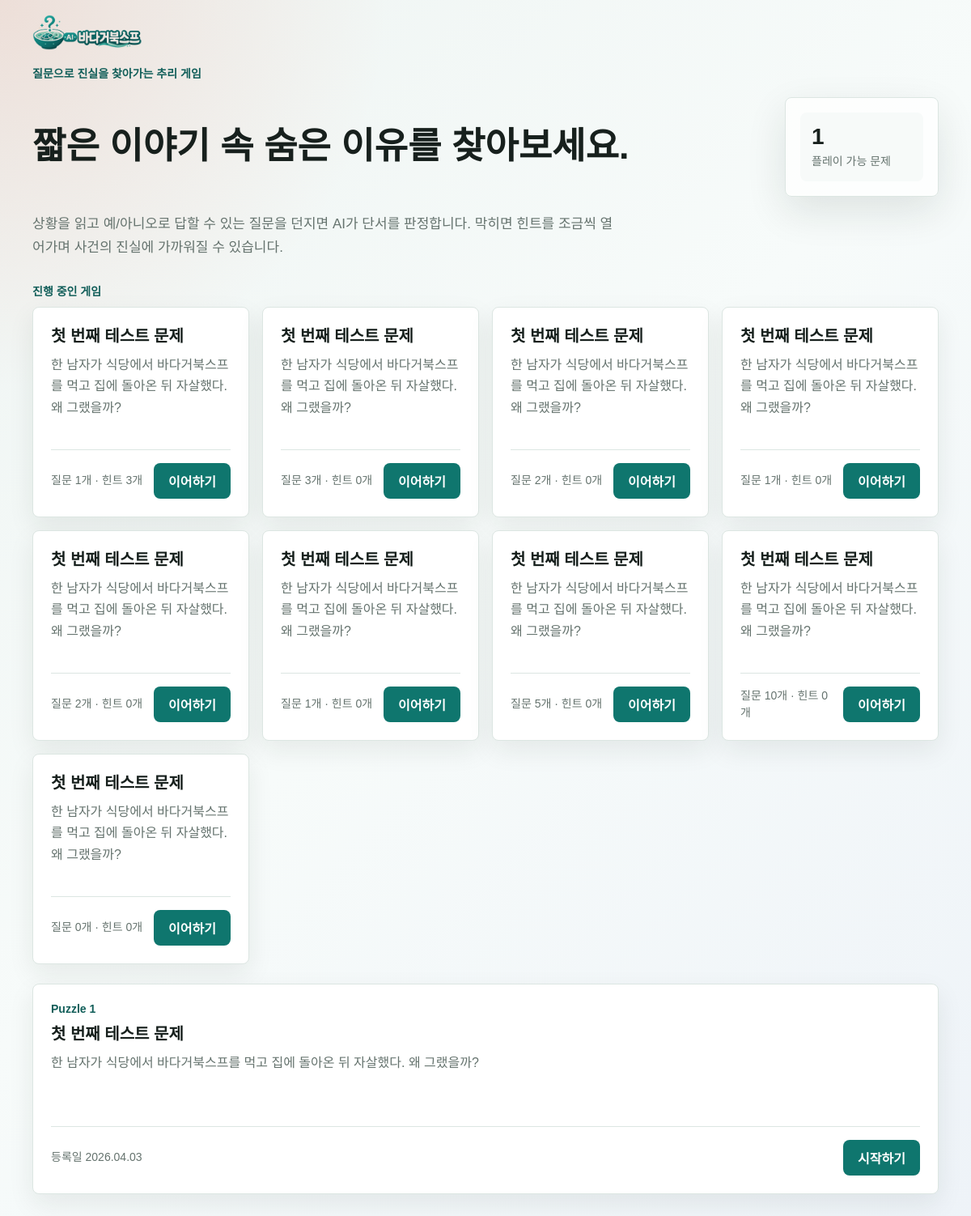
The app's page / (signed in) with its own data.
### game/models.py (models this page shows, shortened)
class GameSession(models.Model):
    SCORE_START = 1000
    SCORE_PER_QUESTION = 20
    SCORE_PER_HINT = 150
    STATUS_PLAYING = "playing"
    STATUS_CLEARED = "cleared"
    STATUS_CHOICES = [
        (STATUS_PLAYING, "Playing"),
        (STATUS_CLEARED, "Cleared"),
    ]
    puzzle = models.ForeignKey(Puzzle, on_delete=models.CASCADE, related_name="game_sessions")
    user = models.ForeignKey(
        settings.AUTH_USER_MODEL,
        on_delete=models.SET_NULL,
        null=True,
        blank=True,
        related_name="game_sessions",
    )
    session_key = models.CharField(max_length=40, blank=True)
    hint_used_count = models.PositiveSmallIntegerField(default=0)
    status = models.CharField(max_length=20, choices=STATUS_CHOICES, default=STATUS_PLAYING)
    submitted_answer = models.TextField(blank=True)
    cleared_at = models.DateTimeField(null=True, blank=True)
    created_at = models.DateTimeField(auto_now_add=True)
    class Meta:
        ordering = ["-created_at"]

class Puzzle(models.Model):
    title = models.CharField(max_length=100)
    scenario = models.TextField()
    answer_text = models.TextField()
    answer_checkpoints = models.TextField(
        blank=True,
        help_text="정답으로 인정하기 위해 포함되어야 하는 핵심 조건을 줄마다 하나씩 입력하세요.",
    )
    question_yes_facts = models.TextField(
        blank=True,
        help_text="'맞습니다'로 답해야 하는 사실을 줄마다 하나씩 입력하세요.",
    )
    question_no_facts = models.TextField(
        blank=True,
        help_text="'아닙니다'로 답해야 하는 사실을 줄마다 하나씩 입력하세요.",
    )
    question_irrelevant_facts = models.TextField(
        blank=True,
        help_text="'관계없습니다'로 답해야 하는 주변 정보를 줄마다 하나씩 입력하세요.",
    )
    question_ambiguous_examples = models.TextField(
        blank=True,
        help_text="'질문이 모호합니다'로 답해야 하는 예시를 줄마다 하나씩 입력하세요.",
    )
    hint1 = models.CharField(max_length=255, blank=True)
    hint2 = models.CharField(max_length=255, blank=True)
    hint3 = models.CharField(max_length=255, blank=True)
    is_active = models.BooleanField(default=True)
    created_at = models.DateTimeField(auto_now_add=True)
    updated_at = models.DateTimeField(auto_now=True)
    class Meta:
        ordering = ["created_at"]

### game/views.py (the view)
# urls.py: path("", home, name="home"),
def home(request):
    puzzles = Puzzle.objects.filter(is_active=True)
    active_games = []
    if request.user.is_authenticated:
        active_games = GameSession.objects.filter(
            user=request.user,
            status=GameSession.STATUS_PLAYING,
            puzzle__is_active=True,
        ).select_related("puzzle").annotate(question_count_value=Count("question_logs"))
    elif request.session.session_key:
        active_games = GameSession.objects.filter(
            session_key=request.session.session_key,
            status=GameSession.STATUS_PLAYING,
            puzzle__is_active=True,
        ).select_related("puzzle").annotate(question_count_value=Count("question_logs"))
    return render(request, "game/home.html", {"puzzles": puzzles, "active_games": active_games})

### templates/game/home.html (shortened to what this page needs)
{% extends "game/base.html" %}
{% block content %}
<header class="page-header hero">
    <p class="eyebrow">질문으로 진실을 찾아가는 추리 게임</p>
    <h1 class="hero-title">짧은 이야기 속 숨은 이유를 찾아보세요.</h1>
    <p class="lead">
        상황을 읽고 예/아니오로 답할 수 있는 질문을 던지면 AI가 단서를 판정합니다.
        막히면 힌트를 조금씩 열어가며 사건의 진실에 가까워질 수 있습니다.
    </p>
    <aside class="hero-panel" aria-label="게임 현황">
        <div class="stat-row">
            <div class="stat">
                <strong>{{ puzzles|length }}</strong>
                <span class="meta">플레이 가능 문제</span>
            </div>
        </div>
    </aside>
</header>
{% if active_games %}
    <section aria-label="진행 중인 게임" style="margin-bottom: 24px;">
        <p class="eyebrow">진행 중인 게임</p>
        <div class="puzzle-grid">
            {% for game in active_games %}
                <article class="puzzle-card">
                    <div>
                        <h2>{{ game.puzzle.title }}</h2>
                        <p class="scenario-preview">{{ game.puzzle.scenario }}</p>
                    </div>
                    <div class="card-footer">
                        <span class="meta">질문 {{ game.question_count_value }}개 · 힌트 {{ game.hint_used_count }}개</span>
                        <a class="button" href="{% url 'game:play' game.id %}">이어하기</a>
                    </div>
                </article>
            {% endfor %}
        </div>
    </section>
{% endif %}
{% if puzzles %}
    <section class="puzzle-grid" aria-label="문제 목록">
        {% for puzzle in puzzles %}
            <article class="puzzle-card">
                <div>
                    <p class="eyebrow">Puzzle {{ forloop.counter }}</p>
                    <h2>{{ puzzle.title }}</h2>
                    <p class="scenario-preview">{{ puzzle.scenario }}</p>
                </div>
                <div class="card-footer">
                    <span class="meta">등록일 {{ puzzle.created_at|date:"Y.m.d" }}</span>
                    <a class="button" href="{% url 'game:start_game' puzzle.id %}">시작하기</a>
                </div>
            </article>
        {% endfor %}
    </section>
{% else %}
    <div class="empty-state">
        아직 공개된 문제가 없습니다. 관리자 화면에서 활성화된 퍼즐을 추가하면 이곳에 표시됩니다.
    </div>
{% endif %}
{% endblock %}

### templates/game/base.html (style rules this page uses)
:root { --bg: #eef4f2; --surface: #ffffff; --surface-soft: #f7faf9; --ink: #17201d; --muted: #65736e; --line: #dce6e2; --primary: #0f766e; --primary-dark: #115e59; --accent: #e76f51; --accent-soft: #fff0ea; --yes: #0f766e; --no: #b42318; --maybe: #7c3aed; --irrelevant: #536471; --shadow: 0 18px 50px rgba(21, 35, 31, 0.11); }
* { box-sizing: border-box; }
body { margin: 0; min-height: 100vh; background: radial-gradient(circle at top left, rgba(231, 111, 81, 0.16), transparent 30rem), linear-gradient(135deg, #eef4f2 0%, #f7fbfa 48%, #eef3f8 100%); color: var(--ink); font-family: Arial, "Noto Sans KR", sans-serif; letter-spacing: 0; }
a { color: inherit; }
.page-header { margin-bottom: 16px; }
.eyebrow { margin: 0 0 10px; color: var(--primary-dark); font-size: 14px; font-weight: 800; }
h1, h2, h3, p { margin-top: 0; }
h1 { margin-bottom: 12px; font-size: clamp(32px, 4vw, 52px); line-height: 1.08; }
h2 { font-size: 20px; line-height: 1.3; }
.lead { max-width: 720px; margin-bottom: 0; color: var(--muted); font-size: 17px; line-height: 1.7; }
.button { display: inline-flex; align-items: center; justify-content: center; min-height: 44px; padding: 0 18px; border: 0; border-radius: 8px; background: var(--primary); color: #ffffff; font: inherit; font-weight: 800; text-decoration: none; cursor: pointer; white-space: nowrap; }
.meta { color: var(--muted); font-size: 14px; line-height: 1.5; }

### templates/game/home.html (style rules this page uses)
.hero { display: grid; grid-template-columns: minmax(0, 1fr) auto; grid-template-areas: "eyebrow eyebrow" "title panel" "lead lead"; gap: 20px 28px; align-items: center; margin-bottom: 28px; }
.hero .eyebrow { grid-area: eyebrow; margin-bottom: 0; }
.hero-title { grid-area: title; margin-bottom: 0; white-space: nowrap; font-size: clamp(18px, 3.75vw, 56px); line-height: 1.12; }
.hero .lead { grid-area: lead; }
.hero-panel { grid-area: panel; width: 190px; padding: 18px; border: 1px solid var(--line); border-radius: 8px; background: rgba(255, 255, 255, 0.76); box-shadow: var(--shadow); }
.stat-row { display: grid; grid-template-columns: 1fr; }
.stat { padding: 14px; border-radius: 8px; background: var(--surface-soft); }
.stat strong { display: block; margin-bottom: 4px; font-size: 28px; }
.puzzle-grid { display: grid; grid-template-columns: repeat(auto-fit, minmax(260px, 1fr)); gap: 16px; }
.puzzle-card { display: flex; min-height: 260px; flex-direction: column; justify-content: space-between; gap: 20px; padding: 22px; border: 1px solid var(--line); border-radius: 8px; background: var(--surface); box-shadow: 0 12px 32px rgba(21, 35, 31, 0.08); }
.puzzle-card h2 { margin-bottom: 10px; }
.scenario-preview { display: -webkit-box; overflow: hidden; color: var(--muted); line-height: 1.65; -webkit-box-orient: vertical; -webkit-line-clamp: 4; }
.card-footer { display: flex; align-items: center; justify-content: space-between; gap: 12px; padding-top: 16px; border-top: 1px solid var(--line); }

### records on screen
GameSession: puzzle "첫 번째 테스트 문제", puzzle.scenario "한 남자가 식당에서 바다거북스프를 먹고 집에 돌아온 뒤 자살했다. 왜 그랬을까?", question_count_value "1", hint_used_count "3"
GameSession: puzzle "첫 번째 테스트 문제", puzzle.scenario "한 남자가 식당에서 바다거북스프를 먹고 집에 돌아온 뒤 자살했다. 왜 그랬을까?", question_count_value "3", hint_used_count "0"
GameSession: puzzle "첫 번째 테스트 문제", puzzle.scenario "한 남자가 식당에서 바다거북스프를 먹고 집에 돌아온 뒤 자살했다. 왜 그랬을까?", question_count_value "2", hint_used_count "0"
GameSession: puzzle "첫 번째 테스트 문제", puzzle.scenario "한 남자가 식당에서 바다거북스프를 먹고 집에 돌아온 뒤 자살했다. 왜 그랬을까?", question_count_value "1", hint_used_count "0"
GameSession: puzzle "첫 번째 테스트 문제", puzzle.scenario "한 남자가 식당에서 바다거북스프를 먹고 집에 돌아온 뒤 자살했다. 왜 그랬을까?", question_count_value "2", hint_used_count "0"
GameSession: puzzle "첫 번째 테스트 문제", puzzle.scenario "한 남자가 식당에서 바다거북스프를 먹고 집에 돌아온 뒤 자살했다. 왜 그랬을까?", question_count_value "1", hint_used_count "0"
GameSession: puzzle "첫 번째 테스트 문제", puzzle.scenario "한 남자가 식당에서 바다거북스프를 먹고 집에 돌아온 뒤 자살했다. 왜 그랬을까?", question_count_value "5", hint_used_count "0"
GameSession: puzzle "첫 번째 테스트 문제", puzzle.scenario "한 남자가 식당에서 바다거북스프를 먹고 집에 돌아온 뒤 자살했다. 왜 그랬을까?", question_count_value "10", hint_used_count "0"
GameSession: puzzle "첫 번째 테스트 문제", puzzle.scenario "한 남자가 식당에서 바다거북스프를 먹고 집에 돌아온 뒤 자살했다. 왜 그랬을까?", question_count_value "0", hint_used_count "0"
Puzzle: title "첫 번째 테스트 문제", scenario "한 남자가 식당에서 바다거북스프를 먹고 집에 돌아온 뒤 자살했다. 왜 그랬을까?", created_at "2026.04.03"

### other values on screen
{{ puzzles|length }} "1"
